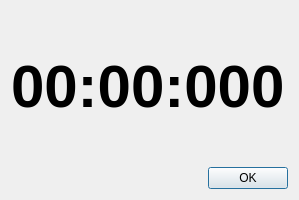
<?xml version="1.0" encoding="UTF-8"?>
<ui version="4.0">
 <class>Dialog</class>
 <widget class="QDialog" name="Dialog">
  <property name="geometry">
   <rect>
    <x>0</x>
    <y>0</y>
    <width>299</width>
    <height>200</height>
   </rect>
  </property>
  <property name="windowTitle">
   <string>Dialog</string>
  </property>
  <layout class="QVBoxLayout" name="verticalLayout">
   <item>
    <widget class="QLabel" name="label">
     <property name="font">
      <font>
       <pointsize>45</pointsize>
       <bold>true</bold>
      </font>
     </property>
     <property name="text">
      <string>00:00:000</string>
     </property>
    </widget>
   </item>
   <item>
    <widget class="QDialogButtonBox" name="buttonBox">
     <property name="standardButtons">
      <set>QDialogButtonBox::Ok</set>
     </property>
    </widget>
   </item>
  </layout>
 </widget>
 <resources/>
 <connections/>
</ui>
